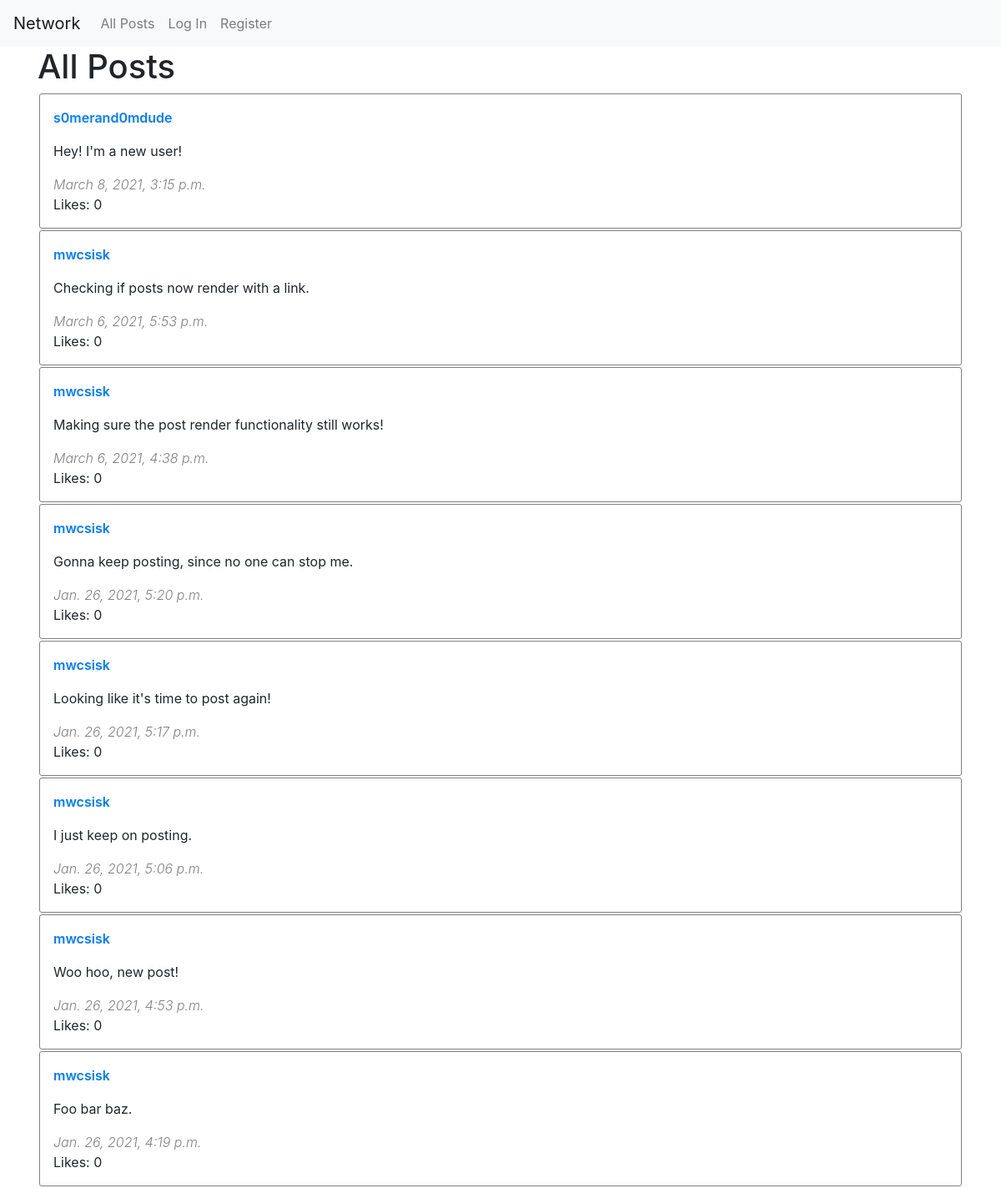
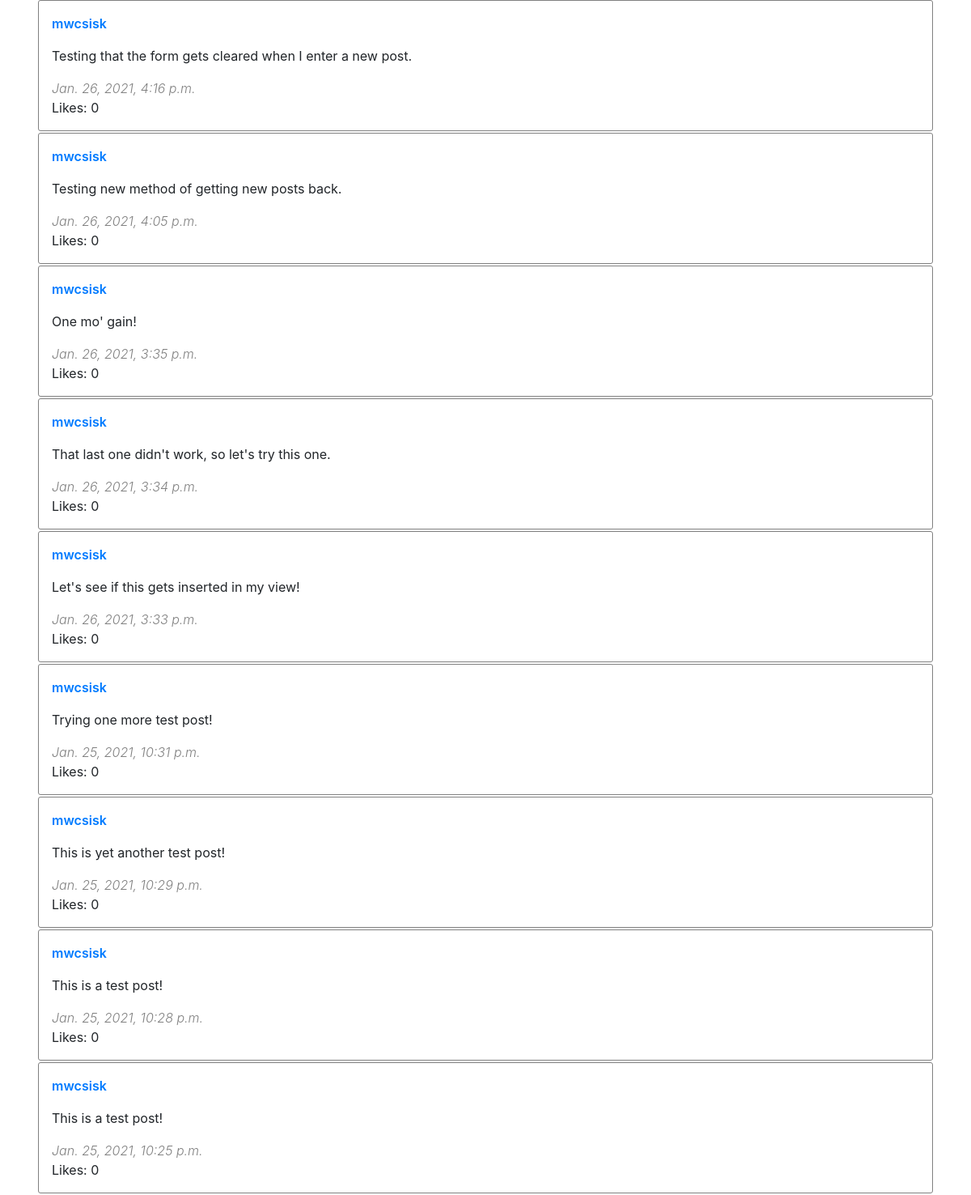
The page / on the database its author committed (2 pictures, top to bottom).
### network/models.py (models this page shows, shortened)
class Post(models.Model):
    author = models.ForeignKey(User, on_delete=models.CASCADE, related_name='posts', editable=False)
    body = models.CharField(max_length=240)
    timestamp = models.DateTimeField(auto_now_add=True)
    likes = models.ManyToManyField(User, related_name="liked")
    posts = models.Manager()

class User(AbstractUser):
    following = models.ManyToManyField('self', related_name="followers", symmetrical=False)

### network/views.py (the view)
# urls.py: path("", views.index, name="index"),
def index(request):
    posts = get_posts()
    return render(request, "network/index.html", {
        "posts": posts
    })

### network/functions.py (called while the page is built)
def get_posts(username=False):
    if username:
        posts = User.objects.get(username=username).posts.all()
    else:
        posts = Post.posts.all()
    return posts.annotate(num_likes=Count('likes')).order_by('-timestamp')

### network/templates/network/index.html (shortened to what this page needs)
{% extends "network/postview.html" %}
{% load tz %}
{% block heading %}
    <h1>All Posts</h1>
{% endblock %}

### network/templates/network/postview.html (shortened to what this page needs)
{% extends "network/layout.html" %}
{% load tz %}
{% block body %}
    {% block heading %}
    {% endblock %}
    <div id="posts-view">
        {% for post in posts %}
        <div class="post-box">
            <div class="row justify-content-between">
                <div class="col-md-auto author">
                    <a href="/user/{{ post.author.username }}">
                        {{ post.author.username }}
                    </a>
                </div>
                <div class="col-md-auto edit-link">
                </div>
            </div>
            <div class="body">
                {{ post.body }}
            </div>
            <div class="timestamp">
                {{ post.timestamp|timezone:"America/Los_Angeles" }}
            </div>
            <div class="likes">
                Likes: {{ post.num_likes }}
            </div>
        </div>
        {% endfor %}
    </div>
{% endblock %}

### network/static/network/styles.css (style rules this page uses)
.post-box { border: 1px solid grey; border-radius: 3px; padding: 1rem; margin: 2px; }
.post-box .body { padding: 1rem 0rem; }
.post-box .author { font-weight: 600; }
.post-box .timestamp { font-weight: 300; color: grey; font-style: italic; }

### rows shown on the page
Post: author.username "s0merand0mdude", body "Hey! I'm a new user!", timestamp "March 8, 2021, 3:15 p.m.", num_likes "0"
Post: author.username "mwcsisk", body "Checking if posts now render with a link.", timestamp "March 6, 2021, 5:53 p.m.", num_likes "0"
Post: author.username "mwcsisk", body "Making sure the post render functionality still works!", timestamp "March 6, 2021, 4:38 p.m.", num_likes "0"
Post: author.username "mwcsisk", body "Gonna keep posting, since no one can stop me.", timestamp "Jan. 26, 2021, 5:20 p.m.", num_likes "0"
Post: author.username "mwcsisk", body "Looking like it's time to post again!", timestamp "Jan. 26, 2021, 5:17 p.m.", num_likes "0"
Post: author.username "mwcsisk", body "I just keep on posting.", timestamp "Jan. 26, 2021, 5:06 p.m.", num_likes "0"
Post: author.username "mwcsisk", body "Woo hoo, new post!", timestamp "Jan. 26, 2021, 4:53 p.m.", num_likes "0"
Post: author.username "mwcsisk", body "Foo bar baz.", timestamp "Jan. 26, 2021, 4:19 p.m.", num_likes "0"
Post: author.username "mwcsisk", body "Testing that the form gets cleared when I enter a new post.", timestamp "Jan. 26, 2021, 4:16 p.m.", num_likes "0"
Post: author.username "mwcsisk", body "Testing new method of getting new posts back.", timestamp "Jan. 26, 2021, 4:05 p.m.", num_likes "0"
Post: author.username "mwcsisk", body "One mo' gain!", timestamp "Jan. 26, 2021, 3:35 p.m.", num_likes "0"
Post: author.username "mwcsisk", body "That last one didn't work, so let's try this one.", timestamp "Jan. 26, 2021, 3:34 p.m.", num_likes "0"
Post: author.username "mwcsisk", body "Let's see if this gets inserted in my view!", timestamp "Jan. 26, 2021, 3:33 p.m.", num_likes "0"
Post: author.username "mwcsisk", body "Trying one more test post!", timestamp "Jan. 25, 2021, 10:31 p.m.", num_likes "0"
Post: author.username "mwcsisk", body "This is yet another test post!", timestamp "Jan. 25, 2021, 10:29 p.m.", num_likes "0"
Post: author.username "mwcsisk", body "This is a test post!", timestamp "Jan. 25, 2021, 10:28 p.m.", num_likes "0"
Post: author.username "mwcsisk", body "This is a test post!", timestamp "Jan. 25, 2021, 10:25 p.m.", num_likes "0"
